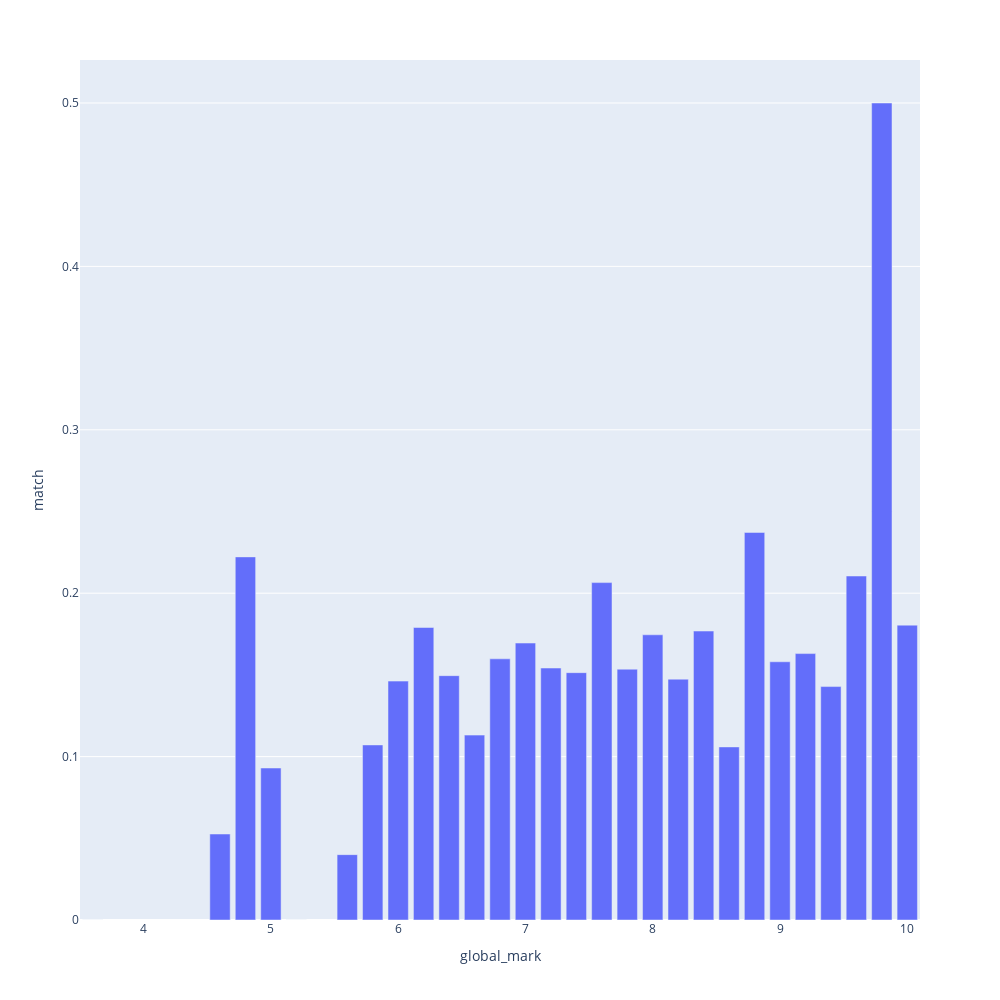

Notebook source saved alongside this figure:
### Code cell
mark_group = dataset.groupby('global_mark')['match'].mean()
fig = px.bar(mark_group, x = mark_group.index , y = 'match' , width=1000, height=1000 )

fig.show()

### Figure 1 — Plotly figure (JSON) as saved in the notebook; plotly's stock layout.template omitted (floating-point values rounded to 4 significant figures)
{"data": [{"alignmentgroup": "True", "hovertemplate": "global_mark=%{x}<br>match=%{y}<extra></extra>", "legendgroup": "", "marker": {"color": "#636efa", "pattern": {"shape": ""}}, "name": "", "offsetgroup": "", "orientation": "v", "showlegend": false, "textposition": "auto", "type": "bar", "x": [3.6, 4.6, 4.8, 5, 5.2, 5.6, 5.8, 6, 6.2, 6.4, 6.6, 6.8, 7, 7.2, 7.4, 7.6, 7.8, 8, 8.2, 8.4, 8.6, 8.8, 9, 9.2, 9.4, 9.6, 9.8, 10], "xaxis": "x", "y": [0, 0.05263, 0.2222, 0.09302, 0, 0.04, 0.1071, 0.1462, 0.179, 0.1495, 0.1131, 0.1598, 0.1695, 0.1542, 0.1514, 0.2065, 0.1535, 0.1745, 0.1474, 0.1768, 0.1059, 0.2372, 0.158, 0.163, 0.1429, 0.2105, 0.5, 0.1805], "yaxis": "y"}], "layout": {"barmode": "relative", "height": 1000, "legend": {"tracegroupgap": 0}, "margin": {"t": 60}, "width": 1000, "xaxis": {"anchor": "y", "autorange": true, "domain": [0, 1], "range": [3.5, 10.1], "title": {"text": "global_mark"}, "type": "linear"}, "yaxis": {"anchor": "x", "autorange": true, "domain": [0, 1], "range": [0, 0.5263], "title": {"text": "match"}, "type": "linear"}}}
